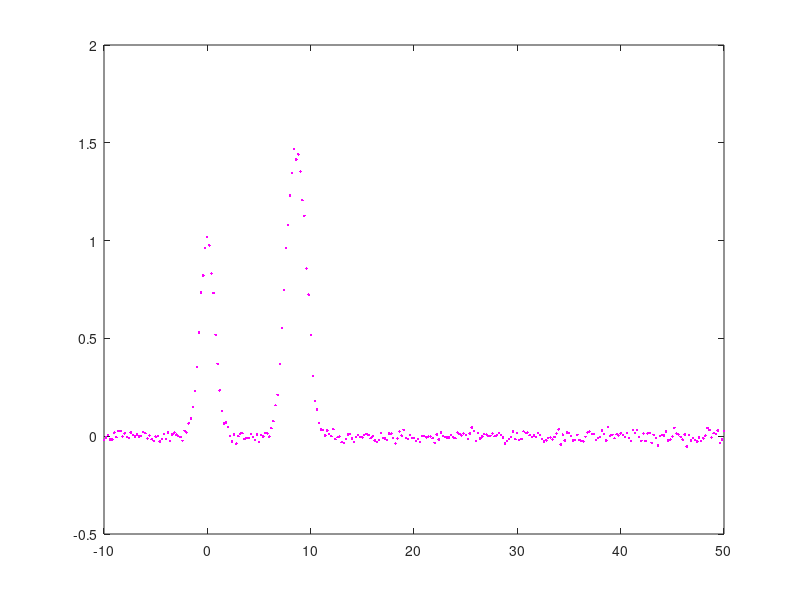

This figure's MATLAB source: (Note: this script raises an error after producing the figure.)
% Find, plot, and number noisy peaks with unknown positions
x=-10:.2:50;
y=exp(-(x).^2)+exp(-(x-50*rand()).^2)+exp(-(x-50*rand()).^2);
y=y+.02.*randn(size(x));
plot(x,y,'m.')
P=findpeaksG(x,y,0.001,0.2,1,4,3);
text(P(:,2),P(:,3),num2str(P(:,1)))
disp('           peak #    Position    Height        Width         Area')
disp(P)
